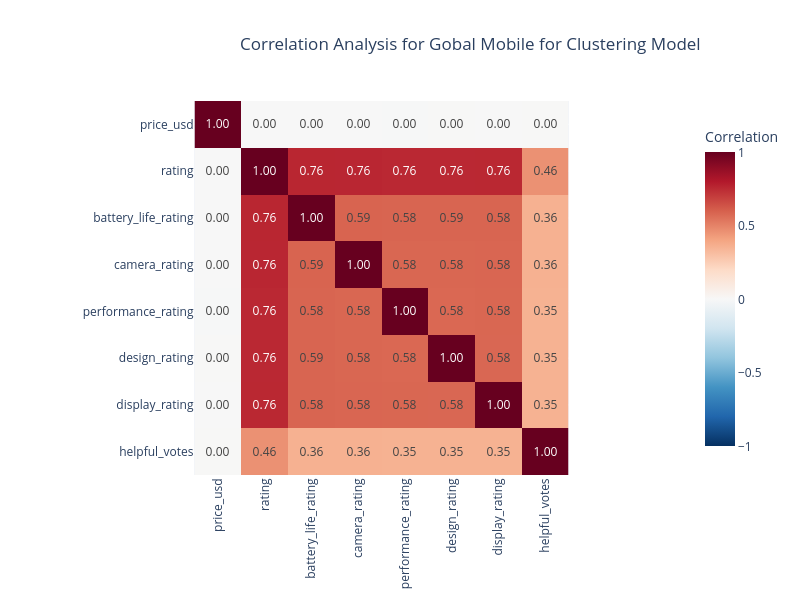

Notebook code cell kept with this figure:
### Code cell
correlation_columns = ['price_usd','rating','battery_life_rating','camera_rating','performance_rating',
                       'design_rating','display_rating','helpful_votes']

correlation_matrix = global_mobile_review_eda_df[correlation_columns].corr()

print("\n Correlation Matrix:")
print(correlation_matrix)

correlation_heatmap_fig = px.imshow(correlation_matrix, 
                                                 title='Correlation Analysis for Gobal Mobile for Clustering Model',
                                                 color_continuous_scale="RDBu_r",
                                                 color_continuous_midpoint=0,
                                                 labels = dict(color="Correlation",fontsize = 10, fontweight = 'bold'),
                                                 text_auto='.2f',
                                                 aspect="equal"                              
                                                  )
correlation_heatmap_fig.update_layout(title_x = 0.30,
                                                   width=800,
                                                   height=600,
                                                   xaxis=dict(tickangle=-90),
                                                   coloraxis_colorbar=dict(
                                                   len=0.9,                      
                                                   yanchor="middle",             
                                                   y=0.5     )
                                                      )
correlation_heatmap_fig.show()

### Figure 1 — Plotly figure (JSON) as saved in the notebook; plotly's stock layout.template omitted (floating-point values rounded to 4 significant figures)
{"data": [{"coloraxis": "coloraxis", "hovertemplate": "x: %{x}<br>y: %{y}<br>Correlation: %{z}<extra></extra>", "name": "0", "texttemplate": "%{z:.2f}", "type": "heatmap", "x": ["price_usd", "rating", "battery_life_rating", "camera_rating", "performance_rating", "design_rating", "display_rating", "helpful_votes"], "xaxis": "x", "y": ["price_usd", "rating", "battery_life_rating", "camera_rating", "performance_rating", "design_rating", "display_rating", "helpful_votes"], "yaxis": "y", "z": [[1.0, 0.0008463, 0.0009993, 0.001608, -0.004727, 0.002682, -0.0004886, 0.003106], [0.0008463, 1.0, 0.762, 0.76, 0.7552, 0.7554, 0.7567, 0.4571], [0.0009993, 0.762, 1.0, 0.5889, 0.5843, 0.5861, 0.5844, 0.356], [0.001608, 0.76, 0.5889, 1.0, 0.58, 0.5807, 0.5819, 0.3553], [-0.004727, 0.7552, 0.5843, 0.58, 1.0, 0.5761, 0.5806, 0.3533], [0.002682, 0.7554, 0.5861, 0.5807, 0.5761, 1.0, 0.5791, 0.3526], [-0.0004886, 0.7567, 0.5844, 0.5819, 0.5806, 0.5791, 1.0, 0.3524], [0.003106, 0.4571, 0.356, 0.3553, 0.3533, 0.3526, 0.3524, 1.0]]}], "layout": {"coloraxis": {"cmid": 0, "colorbar": {"len": 0.9, "title": {"text": "Correlation"}, "y": 0.5, "yanchor": "middle"}, "colorscale": [[0, "rgb(5,48,97)"], [0.1, "rgb(33,102,172)"], [0.2, "rgb(67,147,195)"], [0.3, "rgb(146,197,222)"], [0.4, "rgb(209,229,240)"], [0.5, "rgb(247,247,247)"], [0.6, "rgb(253,219,199)"], [0.7, "rgb(244,165,130)"], [0.8, "rgb(214,96,77)"], [0.9, "rgb(178,24,43)"], [1, "rgb(103,0,31)"]]}, "height": 600, "title": {"text": "Correlation Analysis for Gobal Mobile for Clustering Model", "x": 0.3}, "width": 800, "xaxis": {"anchor": "y", "constrain": "domain", "domain": [0, 1], "scaleanchor": "y", "tickangle": -90}, "yaxis": {"anchor": "x", "autorange": "reversed", "constrain": "domain", "domain": [0, 1]}}}
